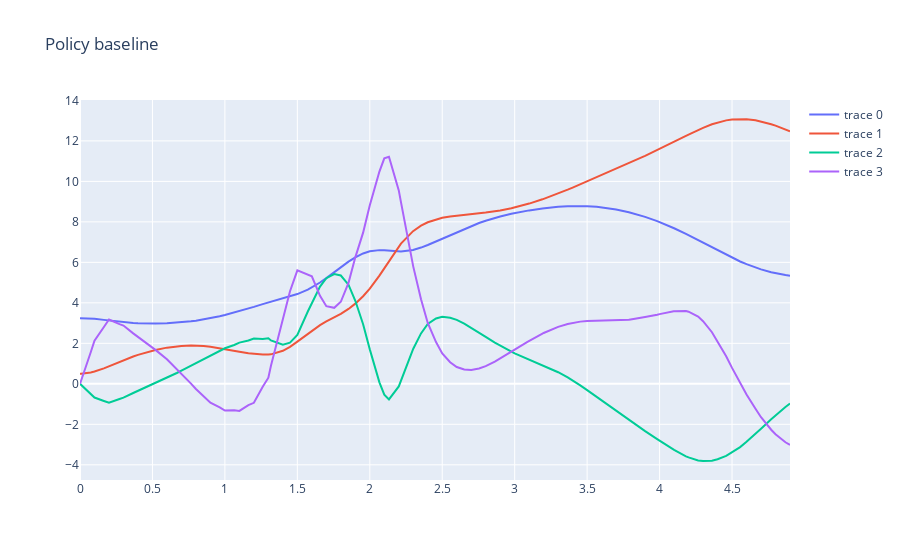

This figure's notebook cell:
### Code cell
ctrl_policy = controllers.get_learned_policy_controller(policy_approx,
                                                        opt['sim_dt']*opt['sim_horizon'],
                                                        opt['sim_dt'])
x_traj_sim, t_traj_sim = controllers.sim_ctrl(opt['sim_x0'], vf.u_dim[0], sys.dx,
                                              ctrl_policy, opt['sim_dt'], opt['sim_horizon'],
                                              integration_mode=opt['control_interp'])
controllers.plot_sim(t_traj_sim, x_traj_sim, "Policy baseline").show()
